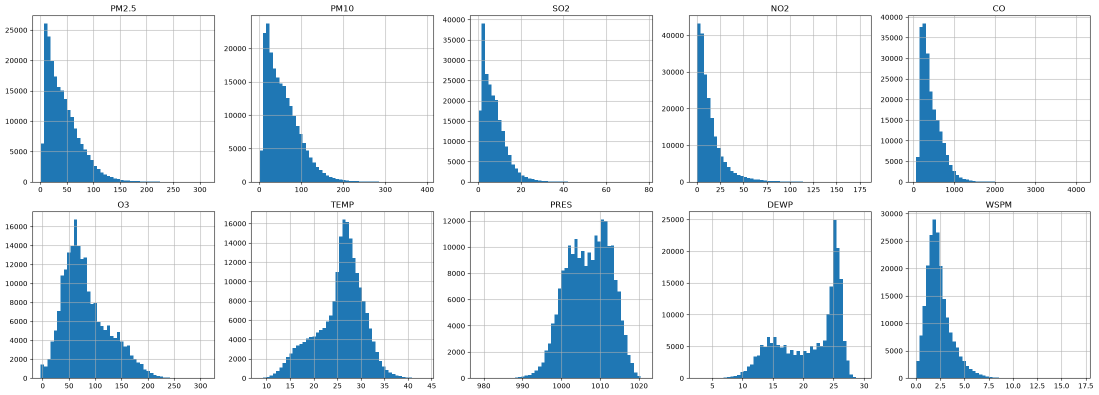
#> input picture figures/notebook_images/01_cell8.png, 2197 x 790 px (shown at 1/2 size)
$ python create_collages.py
#> lines starting #> are read from the running program, lines starting #| are printed output that depends on the picture
import os
from PIL import Image, ImageOps, ImageDraw, ImageFont

os.makedirs('figures/collages', exist_ok=True)

def add_header(img, title, font_size=28):
    """Add a clean, high-contrast banner header above an image."""
    banner_height = 48
    new_img = Image.new('RGB', (img.width, img.height + banner_height), color=(248, 249, 250))
    draw = ImageDraw.Draw(new_img)
    # Draw title text (use default font if custom font not available)
    try:
        font = ImageFont.truetype("arial.ttf", font_size)
    except:
        font = ImageFont.load_default()
    draw.text((20, 10), title, fill=(30, 41, 59), font=font)
    draw.line([(0, banner_height - 1), (img.width, banner_height - 1)], fill=(203, 213, 225), width=2)
    # Paste original image
    new_img.paste(img, (0, banner_height))
    return new_img

def pad_to_height(img, target_height, bg_color=(255, 255, 255)):
    if img.height >= target_height:
        return img
    new_img = Image.new('RGB', (img.width, target_height), color=bg_color)
    y_offset = (target_height - img.height) // 2
    new_img.paste(img, (0, y_offset))
    return new_img

# -------------------------------------------------------------
# Collage 01: Exploratory Data Analysis (01_eda.ipynb)
# -------------------------------------------------------------
print("Generating Collage 01 (EDA)...")
im_dist_10 = Image.open('figures/notebook_images/01_cell8.png').convert('RGB')
im_city_box = Image.open('figures/notebook_images/01_cell10.png').convert('RGB')
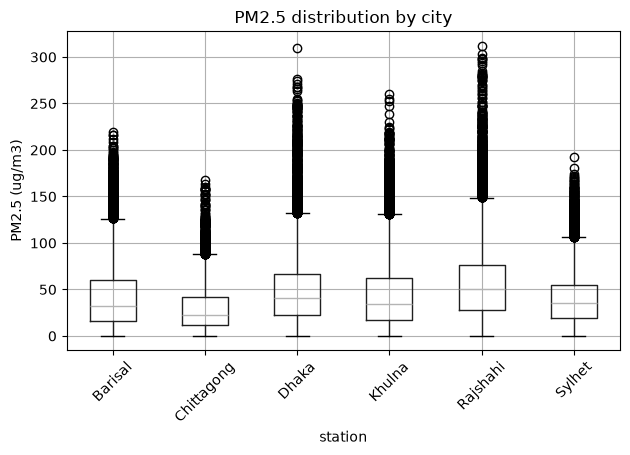
#> input picture figures/notebook_images/01_cell10.png, 630 x 455 px
im_diurnal = Image.open('figures/notebook_images/01_cell12.png').convert('RGB')
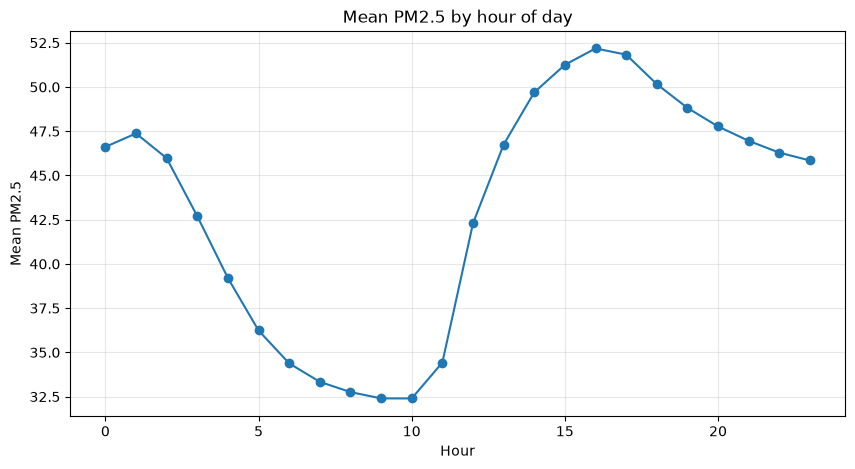
#> input picture figures/notebook_images/01_cell12.png, 855 x 469 px
im_seasonal = Image.open('figures/notebook_images/01_cell14.png').convert('RGB')
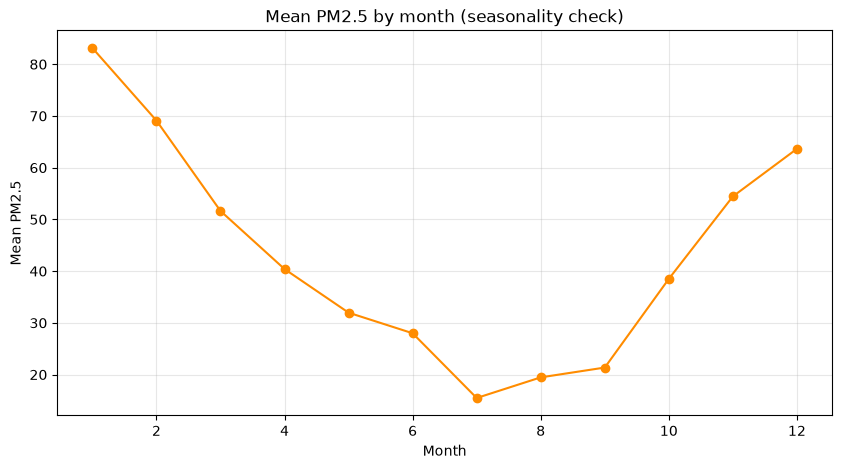
#> input picture figures/notebook_images/01_cell14.png, 842 x 469 px
im_corr = Image.open('figures/notebook_images/01_cell16.png').convert('RGB')
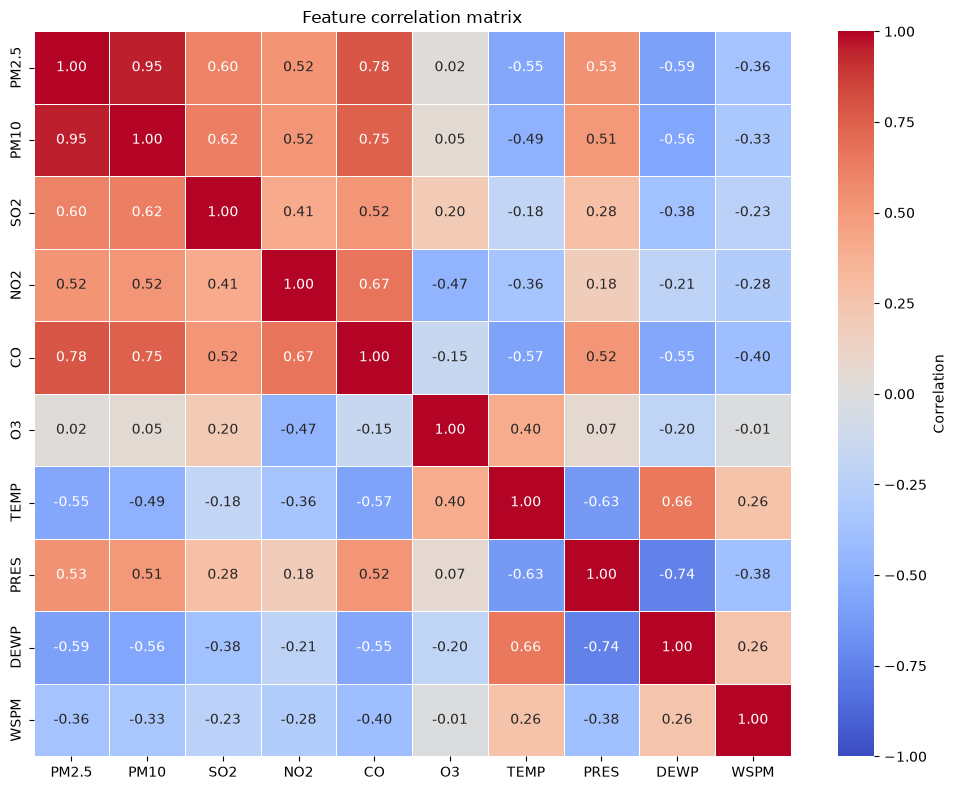
#> input picture figures/notebook_images/01_cell16.png, 956 x 790 px
im_wind_freq = Image.open('figures/notebook_images/01_cell18.png').convert('RGB')
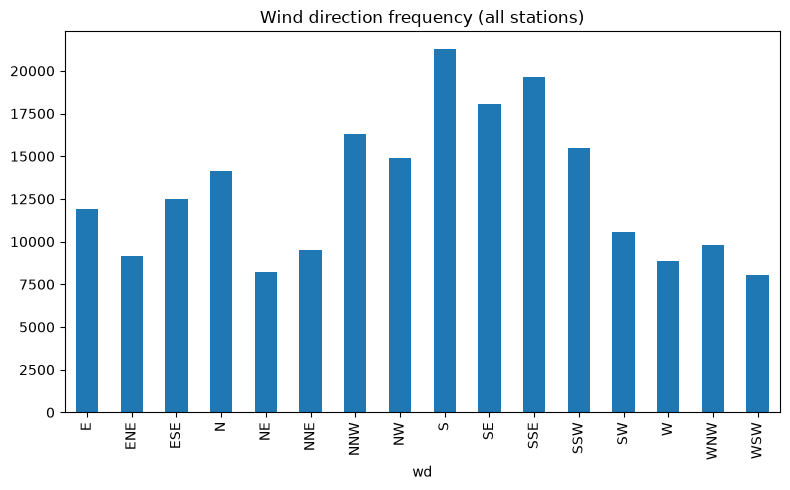
#> input picture figures/notebook_images/01_cell18.png, 790 x 490 px
#> (the run stopped early here; a loop or call above may not have finished)
